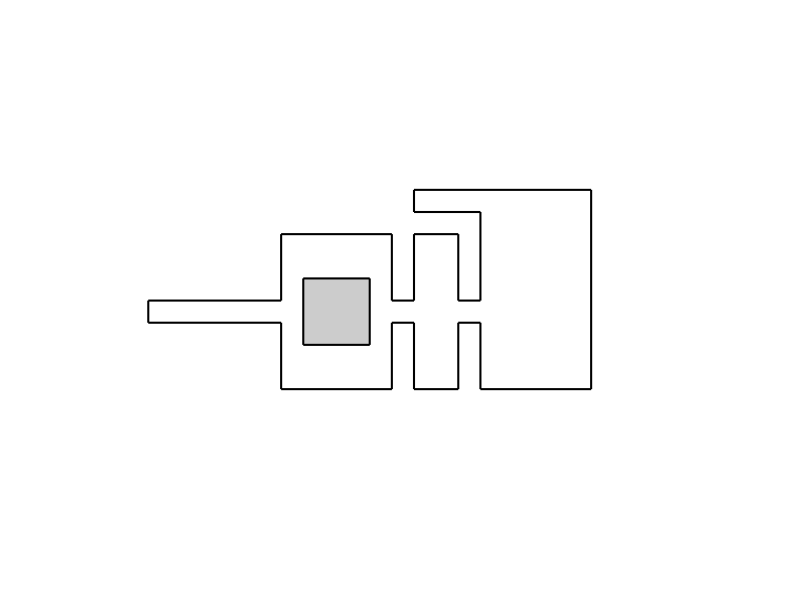

Write the MATLAB code that produced this figure. (Note: this script raises an error after producing the figure.)
%
%=========VisiLibity Demonstration Script=========
%
%This script uses the the MEX-files generated from
%visibility_polygon.cpp and in_environment.cpp.  Follow
%the instructions in the respective .cpp files to create
%these MEX-files before running this script. A graphical
%representation of the supplied environment file
%example1.environment is dislplayed and the user can
%then select points (must be in the environment) with
%the mouse and the visibility polygon of that point will
%be computed and plotted over the environment.
%


%Clear the desk
% clear all; close all; clc;
% format long;
% 
load('Online.mat');


environment_min_x = min(environment{1}(:,1));
environment_max_x = max(environment{1}(:,1));
environment_min_y = min(environment{1}(:,2));
environment_max_y = max(environment{1}(:,2));
X_MIN = environment_min_x-0.1*(environment_max_x-environment_min_x);
X_MAX = environment_max_x+0.1*(environment_max_x-environment_min_x);
Y_MIN = environment_min_y-0.1*(environment_max_y-environment_min_y);
Y_MAX = environment_max_y+0.1*(environment_max_y-environment_min_y);



%Clear plot and form window with desired properties
clf; hold on;
axis equal; axis off; axis([X_MIN X_MAX+4 Y_MIN Y_MAX]);


%Plot Environment
patch( environment{1}(:,1) , environment{1}(:,2) , 0.1*ones(1,length(environment{1}(:,1)) ) , ...
    'w' , 'linewidth' , 1.5 );
for i = 2 : size(environment,2)
    patch( environment{i}(:,1) , environment{i}(:,2) , 0.1*ones(1,length(environment{i}(:,1)) ) , ...
        'k' , 'EdgeColor' , [0 0 0] , 'FaceColor' , [0.8 0.8 0.8] , 'linewidth' , 1.5 );
end




%Select test points and plot resulting visibility polygon

% current_x =[2,3,4,3,3,2,1,1,2,2,3,4,5,5,6,7,7,7]; % 
% current_y =[14,14,14,14,13,13,13,12,12,13,13,13,13,14,14,14,15,16];

% current_x = [4,4,4,5,6,7,6,7,6,7,6,7,6]; % 
% current_y = [6,7,8,8,8,8,8,8,8,8,8,8,8];
% 
% sensor_x = [4,4,4,4,5,6,7,6,7,6,7,6,7];
% sensor_y = [9,8,7,8,8,8,8,8,8,8,8,8,8];

current_x = Record_path_Agent(1,:);     %[5,4,3,2,1,1,1,2,3,3,3,4,5,6,7,8,8];
current_y = Record_path_Agent(2,:);     %[7,7,7,7,7,6,5,5,5,4,3,3,3,3,3,3,4];

sensor_x =  Record_path_Opponent(1,:);  %[5, 5,5,5,4,3,2,1,1,1,1,1,1,1,1,1,1];
sensor_y =  Record_path_Opponent(2,:);  %[10,9,8,7,7,7,7,7,6,5,4,5,6,7,6,5,4];

% current_x = [13,13,13,13,13,14,15,15];
% current_y = [ 5, 6, 7, 8, 9, 9, 9,10];
% 
% sensor_x =  [12,13,13,13,13,13,14,15];
% sensor_y =  [ 8, 8, 7, 7, 8, 9, 9, 9];


Teammate = Asset; 
Teammate_detected = zeros(1,5);
TeammatePenalty = Negtive_Asset;
Teammate_detected = zeros(size(Asset,1),1);


Total_scan = false(50,50);
reward_step = 0;
Total_scan = false(50,50);
reward_step = 0;
CurrentPenalty = 0;


V{1} = visibility_polygon( [current_x(1) current_y(1)] , environment , epsilon , snap_distance );
W{1} = visibility_polygon( [sensor_x(1) sensor_y(1)] , environment , epsilon , snap_distance );
Total_visiable{1} =  V;

Ne_Total = 0;

if  in_environment( [sensor_x(1) sensor_y(1)] , V , epsilon )
    
    sensor_detect_indicator(1) = 1;
else
    sensor_detect_indicator(1)= 0;
end

for k = 1:size(Asset,1)
    plot3(Asset(k,1),Asset(k,2), 0.3 , ...
        'p' , 'Markersize' , 16, 'MarkerFaceColor' , [0.9,0.8,0.7],'MarkerFaceColor','r','MarkerEdgeColor','r' );
end



for ii= 1: max(size(current_x))
    

    observer_x = current_x(ii);
    observer_y = current_y(ii);
    %Make sure the current point is in the environment
    if  in_environment( [observer_x observer_y] , environment , epsilon )
        
        %             Clear plot and form window with desired properties
        clf;  hold on;
        axis equal;
        axis off; axis([X_MIN X_MAX Y_MIN Y_MAX+6]);
        
        %Plot environment
        patch( environment{1}(:,1) , environment{1}(:,2) , 0.1*ones(1,length(environment{1}(:,1)) ) , ...
            'w' , 'linewidth' , 1.5 );
        for i = 2 : size(environment,2)
            patch( environment{i}(:,1) , environment{i}(:,2) , 0.1*ones(1,length(environment{i}(:,1)) ) , ...
                'k' , 'EdgeColor' , [0 0 0] , 'FaceColor' , [0.8 0.8 0.8] , 'linewidth' , 0.1 );
        end
        
        
        
        %             Plot observer
        plot3( observer_x , observer_y , 0.3 , ...
            'o' , 'Markersize' , 15 , 'MarkerEdgeColor' , 'k' , 'MarkerFaceColor' , 'r' );
        hold on
        
        
        W{1} = visibility_polygon( [sensor_x(ii) sensor_y(ii)] , environment , epsilon , snap_distance );
        V{1} = visibility_polygon( [observer_x observer_y] , environment , epsilon , snap_distance );
        
        
        %sensor polygon
        
        Area_sensor = polyarea(W{1}(:,1),W{1}(:,2));
        patch( W{1}(:,1) , W{1}(:,2) , 0.1*ones( size(W{1},1) , 1 ) , ...
            [0.7,0.7,0.9] , 'LineStyle' , 'none' );
        %         plot3( W{1}(:,1) , W{1}(:,2) , 0.1*ones( size(W{1},1) , 1 ) , ...
        %             'y*' , 'Markersize' , 5 );
        plot3( sensor_x(ii) , sensor_y(ii) , 0.3 , ...
            's' , 'Markersize' , 15, 'MarkerFaceColor' , [0.9,0.8,0.7],'MarkerFaceColor','b','MarkerEdgeColor','b' );
        
        
        %total polygon
        
        Total_visiable{ii} =  V;
        
        for k = 1:ii-1
            tpatch = patch( Total_visiable{k}{1}(:,1) , Total_visiable{k}{1}(:,2) , 0.1*ones( size(Total_visiable{k}{1},1) , 1 ) , ...
                [0.9,0.8,0.8] , 'LineStyle' , 'none' );
            alpha(tpatch,0.6)
        end
        
        %Compute and plot visibility polygon
        
        Area = polyarea(V{1}(:,1),V{1}(:,2));
        
        vpatch= patch( V{1}(:,1) , V{1}(:,2) , 0.1*ones( size(V{1},1) , 1 ) , ...
            [0.9,0.5,0.5],'LineStyle' , 'none' );
        %         plot3( V{1}(:,1) , V{1}(:,2) , 0.1*ones( size(V{1},1) , 1 ) , ...
        %             'b*' , 'Markersize' , 5 );
        alpha(vpatch, 0.6)
        
        
        hold on
        
        for k = 1:size(Asset,1)
            if sensor_x(ii) == Asset(k,1) && sensor_y(ii) ==  Asset(k,2)
                Teammate_detected(k) = 1;
                CurrentPenalty = 1;
            end
        end

        for k = 1:size(Asset,1)
            if Teammate_detected(k) == 0
                plot3(Asset(k,1),Asset(k,2), 0.3 , ...
                    'p' , 'Markersize' , 16, 'MarkerFaceColor' , [0.9,0.8,0.7],'MarkerFaceColor','r','MarkerEdgeColor','r' );
            end
        end

        



        %%overlap area
        x1= V{1}(:,1);
        y1= V{1}(:,2);
        b1 = poly2mask(x1,y1,50, 50);
        areaImage = bwarea(b1);
        Total_scan = b1 | Total_scan;
        reward_step(ii) = bwarea(Total_scan);
        

        
        
              
        
    end
    
    
    if  in_environment( [sensor_x(ii) sensor_y(ii)] , V , epsilon )
        sensor_detect_indicator(ii) = 1;
    else
        sensor_detect_indicator(ii)= 0;
    end
    if ii >= 2
        
        txt1 = ['T = ',num2str(ii)];
        text(X_MAX/2-1,Y_MAX+5,txt1,'FontSize',20)
        
        txt2 = ['Region Exploration:  Total Reward=',num2str(reward_step(ii)), ', Current Reward =',num2str(reward_step(ii) - reward_step(ii-1))];
        text(X_MIN+4,Y_MAX+4,txt2,'FontSize',20)
        
        txt3 = ['Agent Observation: Total Penalty = ',num2str(sum(sensor_detect_indicator(1:ii))),', Current Penalty =', num2str(sensor_detect_indicator(ii))];
        text(X_MIN+4,Y_MAX+3,txt3,'FontSize',20)
        
        txt4 = ['Assets Captured: Total Penalty = ',num2str(TeammatePenalty*sum(Teammate_detected(1:5))),', Current Penalty =', num2str(TeammatePenalty*CurrentPenalty)];
        text(X_MIN+4,Y_MAX+2,txt4,'FontSize',20)
        
        txt5 = ['Combined: Total Reward = ',num2str(reward_step(ii)- sum(sensor_detect_indicator(1:ii))...
            -(TeammatePenalty*sum(Teammate_detected(1:5)))),', Current Reward =', num2str(reward_step(ii) - reward_step(ii-1)- ...
            (sensor_detect_indicator(ii)) - (TeammatePenalty*CurrentPenalty))];
        text(X_MIN+4,Y_MAX+1,txt5,'FontSize',20)
        
        CurrentPenalty = 0;
    
    
    plot3(sensor_x(1:ii-1),sensor_y(1:ii-1),0.1*ones( max(size(sensor_x(1:ii-1))) , 1 ),'b','LineWidth',5)
    plot3(sensor_x(ii-1:ii),sensor_y(ii-1:ii),0.1*ones( max(size(sensor_x(ii-1:ii))) , 1 ),':b','LineWidth',5)
    plot3(current_x(1:ii-1),current_y(1:ii-1),0.1*ones( max(size(current_x(1:ii-1))) , 1 ),'r','LineWidth',5)
    plot3(current_x(ii-1:ii),current_y(ii-1:ii),0.1*ones( max(size(current_x(ii-1:ii))) , 1 ),':r','LineWidth',5)
    pause(0.1)
    end
    hold off
    %
         mov(ii) = getframe(gca);
         jj = ii;
    %      imwrite(mov(ii),sprintf('High%d.jpg',jj))
    
        %sensor the next point
        fname = sprintf('save_figure/DM1%d.png', ii);
        saveas(gcf,fname)
    % %
%    
    
end




